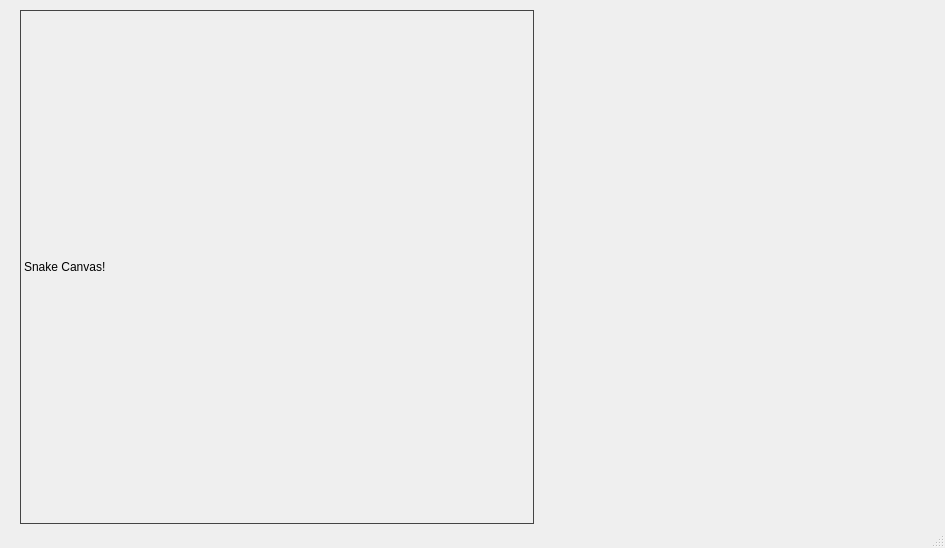
<?xml version="1.0" encoding="UTF-8"?>
<ui version="4.0">
 <class>MainWindow</class>
 <widget class="QMainWindow" name="MainWindow">
  <property name="geometry">
   <rect>
    <x>0</x>
    <y>0</y>
    <width>945</width>
    <height>548</height>
   </rect>
  </property>
  <property name="windowTitle">
   <string>Leets Plee Sneeek</string>
  </property>
  <widget class="QWidget" name="centralwidget">
   <widget class="QLabel" name="label_DisplayImage">
    <property name="geometry">
     <rect>
      <x>20</x>
      <y>10</y>
      <width>514</width>
      <height>514</height>
     </rect>
    </property>
    <property name="styleSheet">
     <string notr="true">border: 1px solid #444;</string>
    </property>
    <property name="text">
     <string>Snake Canvas!</string>
    </property>
   </widget>
  </widget>
  <widget class="QStatusBar" name="statusbar"/>
 </widget>
 <resources/>
 <connections/>
</ui>
